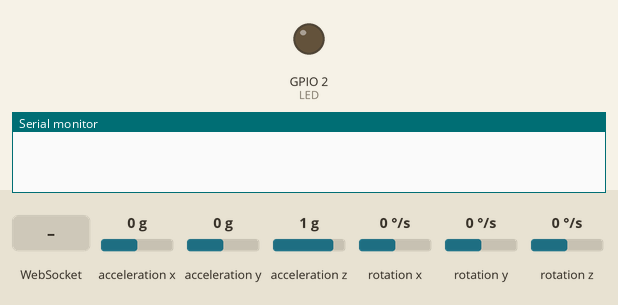
Recording of a sketch running on a simulated ESP32. Shown: output pins drawn as LEDs (lit = HIGH), the last lines printed to the serial monitor. Wiring (inferred from the names in the program): MPU-6050 motion sensor at I2C address 0x68. The test bench sets the inputs (shaded band); at power-on: acceleration z 1 g, acceleration x 0 g, acceleration y 0 g, rotation x 0 °/s, rotation y 0 °/s, rotation z 0 °/s. WiFi joins after 1.5 s; servers stay silent unless stated. At 7.8 s the program restarts the board; the recording ends there.

Above: at 0.1 s.
At 3.2 s:
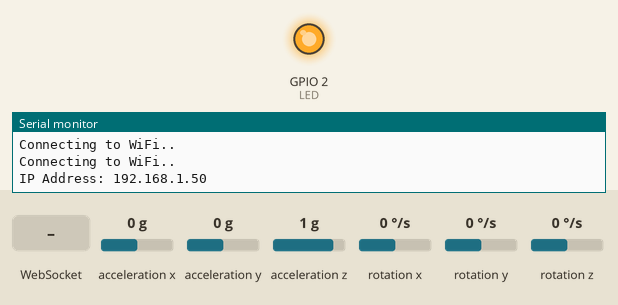
3.3 s: WebSocket text "nan" received
4.8 s: WebSocket text "O" received
6.3 s: WebSocket text "N" received
7.8 s: acceleration z set to 0 g
Timing chart, 0 to 7.8 s (numbered marks = the images above; inputs shaded):
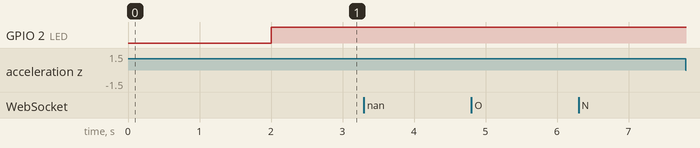

The sketch:

webSocket.ino
```cpp
//#include <ESP8266WiFi.h>

#include <WiFi.h>
#include <WebSocketsServer.h>
#include <Wire.h>

//variables del MPU------------------------------------------------------

#define MPU 0x68

//Ratios de conversion
#define A_R 16384.0 // 32768/2
#define G_R 131.0 // 32768/250

//Conversion de radianes a grados 180/PI
#define RAD_A_DEG = 57.295779

//MPU-6050 da los valores en enteros de 16 bits
//Valores RAW
int16_t AcX, AcY, AcZ, GyX, GyY, GyZ;

//Angulos
float Acc[2];
float Gy[3];
float Angle[3];

String valores;

long tiempo_prev;
float dt;

#define LED 2
boolean wifiOk = false;
//----------------------------------------------------***

// variables del WebSocket---------------------------------------------------------
WebSocketsServer webSocket = WebSocketsServer(80);
boolean  socketConect = false;
boolean enviar = false;

unsigned long tiempo1 = 0;
unsigned long tiempo2 = 0;

char message[7];
String msgStr;
//-------------------------------Manejador de eventos del websocket----------------------------------------------------------
void webSocketEvent(uint8_t num, WStype_t type, uint8_t * payload, size_t length) {

    switch(type) {
        case WStype_DISCONNECTED:
            Serial.printf("[%u] Desconectado!\n", num);
            socketConect =false;
            enviar = false;
            break;
        case WStype_CONNECTED: {
            IPAddress ip = webSocket.remoteIP(num);
            Serial.printf("[%u] Conectado con %d.%d.%d.%d url: %s\n", num, ip[0], ip[1], ip[2], ip[3], payload);
            // send message to client
            //webSocket.sendTXT(num, "Conectado");
            socketConect = true;
        }
            break;
        case WStype_TEXT:

            Serial.printf("[%u] Mensaje recibido: %s\n", num, payload);

            if(payload[0] == 'O' && payload[1] == 'N'){
                enviar = true;
                Serial.println("Empezando a enviar datos");
            }
            if(payload[0] == 'O' && payload[1] == 'F'){
                enviar = false;
                Serial.println("Envío de datos cancelado");
            }

            if(payload[0] == '#') {
                //uint32_t rgb = (uint32_t) strtol((const char *) &payload[1], NULL, 16);
            }
            break;
    }
}

// ------------------------------------------***


//variables de la red wifi -------------------------
const char* ssid = "NOELBA";
const char* password = "qazxsw1234";


void setup() {

    Serial.begin(115200);
    WiFi.mode(WIFI_STA);
    WiFi.begin(ssid, password);

    while (WiFi.status() != WL_CONNECTED) {
        delay(1000);
        Serial.println("Connecting to WiFi..");
    }

    if (WiFi.status() == WL_CONNECTED){
        wifiOk = true;
    }

    Serial.println();
    Serial.print("IP Address: ");
    Serial.println(WiFi.localIP());
    webSocket.begin();
    webSocket.onEvent(webSocketEvent);

     //setup MPU-------------------------------------------------------------
    Wire.begin(4,5); // D2(GPIO4)=SDA / D1(GPIO5)=SCL
    Wire.beginTransmission(MPU);
    Wire.write(0x6B);
    Wire.write(0);
    Wire.endTransmission(true);

    pinMode(LED,OUTPUT);
    tiempo1 = millis();
}

void loop() {
   webSocket.loop();
    //Leer los valores del Acelerometro de la IMU
   Wire.beginTransmission(MPU);
   Wire.write(0x3B); //Pedir el registro 0x3B - corresponde al AcX
   Wire.endTransmission(false);
   Wire.requestFrom(MPU,6,true);   //A partir del 0x3B, se piden 6 registros
   AcX=Wire.read()<<8|Wire.read(); //Cada valor ocupa 2 registros
   AcY=Wire.read()<<8|Wire.read();
   AcZ=Wire.read()<<8|Wire.read();

   //A partir de los valores del acelerometro, se calculan los angulos Y, X
   //respectivamente, con la formula de la tangente.
   Acc[1] = atan(-1*(AcX/A_R)/sqrt(pow((AcY/A_R),2) + pow((AcZ/A_R),2)))*RAD_TO_DEG;
   Acc[0] = atan((AcY/A_R)/sqrt(pow((AcX/A_R),2) + pow((AcZ/A_R),2)))*RAD_TO_DEG;

   //Leer los valores del Giroscopio
   Wire.beginTransmission(MPU);
   Wire.write(0x43);
   Wire.endTransmission(false);
   Wire.requestFrom(MPU,6,true);   //A partir del 0x43, se piden 6 registros
   GyX=Wire.read()<<8|Wire.read(); //Cada valor ocupa 2 registros
   GyY=Wire.read()<<8|Wire.read();
   GyZ=Wire.read()<<8|Wire.read();

   //Calculo del angulo del Giroscopio
   Gy[0] = GyX/G_R;
   Gy[1] = GyY/G_R;
   Gy[2] = GyZ/G_R;

   dt = (millis() - tiempo_prev) / 1000.0;
   tiempo_prev = millis();

   //Aplicar el Filtro Complementario
   Angle[0] = 0.98 *(Angle[0]+Gy[0]*dt) + 0.02*Acc[0];
   Angle[1] = 0.98 *(Angle[1]+Gy[1]*dt) + 0.02*Acc[1];

   //Integración respecto del tiempo paras calcular el YAW
   Angle[2] = Angle[2]+Gy[2]*dt;

   if(String(Angle[0]) == "nan"){
        Serial.println("estado: NAN");
        ESP.restart();
    }

     if (wifiOk && String(Angle[0]) != "nan"){
        digitalWrite(LED, HIGH);
        wifiOk = false;
    }

    if (enviar){
        tiempo2 = millis();
        if(tiempo2 > (tiempo1+100)){  //Si ha pasado 1 segundo ejecuta el IF
            tiempo1 = millis();

            if(socketConect){
                msgStr ='#'+ String((int)Angle[0]);
                msgStr.toCharArray(message, 6);
                webSocket.sendTXT(0, message);
            }
        }

    }

}
```
